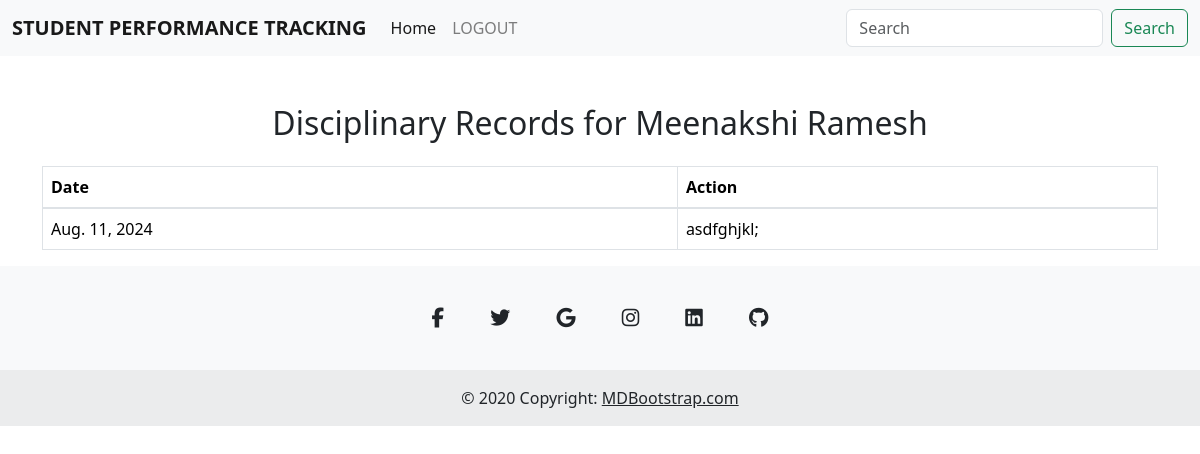
The app's page /Parent/disciplinary-records/ (signed in) with its own data.
### faculty/models.py (models this page shows)
class Student(models.Model):
    name =models.CharField(max_length=100)
    age = models.IntegerField()
    dob = models.DateField()
    address = models.TextField()
    email = models.EmailField(unique=True)
    image = models.ImageField(upload_to='student_images/')
    parent_name = models.CharField(max_length=100)
    password = models.CharField(max_length=100)

class DisciplinaryRecord(models.Model):
    student = models.ForeignKey(Student, on_delete=models.CASCADE)
    disciplinary_action = models.TextField()
    action_date = models.DateField()

### Parent/views.py (the view)
# urls.py: path('disciplinary-records/', views.view_disciplinary_records, name='view_disciplinary_records'),
def view_disciplinary_records(request):
    parent_id = request.session.get('pid')
    if parent_id:
        parent = Parent.objects.get(id=parent_id)
        student = parent.student
        disciplinary_records = DisciplinaryRecord.objects.filter(student=student)
        return render(request, 'Parent/View_disp.html', {
            'student': student,
            'disciplinary_records': disciplinary_records
        })
    else:
        return redirect('Student:Login')  # Redirect

### Parent/templates/Parent/View_disp.html (shortened to what this page needs)
<!DOCTYPE html>
<html lang="en">
<head>
    <link href="https://stackpath.bootstrapcdn.com/bootstrap/4.5.2/css/bootstrap.min.css" rel="stylesheet">
    <link href="https://cdn.jsdelivr.net/npm/bootstrap@5.3.3/dist/css/bootstrap.min.css" rel="stylesheet"
>
</head>
<body>
   <nav class="navbar navbar-expand-lg navbar-light bg-light">
    <div class="container-fluid">
        <a class="navbar-brand" href="{% url 'Parent:Parent_home'%}"><b>STUDENT PERFORMANCE TRACKING</b> </a>
        <div class="collapse navbar-collapse" id="navbarScroll">
            <ul class="navbar-nav me-auto my-2 my-lg-0 navbar-nav-scroll" style="--bs-scroll-height: 100px;">
                <li class="nav-item">
                    <a class="nav-link active" aria-current="page" href="{% url 'Parent:Parent_home'%}">Home</a>
                </li>
                <li class="nav-item">
                    <a class="nav-link" href="{% url 'Administrator:index' %}">LOGOUT</a>
                </li>
                    </ul>
            <form class="d-flex">
                <input class="form-control me-2" type="search" placeholder="Search" aria-label="Search">
                <button class="btn btn-outline-success" type="submit">Search</button>
            </form>
        </div>
    </div>
</nav>
<div class="container mt-5">
    <h2 class="text-center">Disciplinary Records for {{ student.name }}</h2>
    {% if disciplinary_records %}
        <table class="table table-bordered mt-4">
            <thead>
                <tr>
                    <th>Date</th>
                    <th>Action</th>
                </tr>
            </thead>
            <tbody>
                {% for record in disciplinary_records %}
                    <tr>
                        <td>{{ record.action_date }}</td>
                        <td>{{ record.disciplinary_action }}</td>
                    </tr>
                {% endfor %}
            </tbody>
        </table>
    {% else %}
        <p class="text-center">No disciplinary records found for this student.</p>
    {% endif %}
</div>
<footer class="text-center bg-body-tertiary">
    <div class="container pt-4">
      <section class="mb-4">
        <a
          data-mdb-ripple-init
          class="btn btn-link btn-floating btn-lg text-body m-1"
          href="#!"
          role="button"
          data-mdb-ripple-color="dark"
          ><i class="fab fa-facebook-f"></i
        ></a>
        <a
          data-mdb-ripple-init
          class="btn btn-link btn-floating btn-lg text-body m-1"
          href="#!"
          role="button"
          data-mdb-ripple-color="dark"
          ><i class="fab fa-twitter"></i
        ></a>
        <a
          data-mdb-ripple-init
          class="btn btn-link btn-floating btn-lg text-body m-1"
          href="#!"
          role="button"
          data-mdb-ripple-color="dark"
          ><i class="fab fa-google"></i
        ></a>
        <a
          data-mdb-ripple-init
          class="btn btn-link btn-floating btn-lg text-body m-1"
          href="#!"
          role="button"
          data-mdb-ripple-color="dark"
          ><i class="fab fa-instagram"></i
        ></a>
        <a
          data-mdb-ripple-init
          class="btn btn-link btn-floating btn-lg text-body m-1"
          href="#!"
          role="button"
          data-mdb-ripple-color="dark"
          ><i class="fab fa-linkedin"></i
        ></a>
        <a
          data-mdb-ripple-init
          class="btn btn-link btn-floating btn-lg text-body m-1"
          href="#!"
          role="button"
          data-mdb-ripple-color="dark"
          ><i class="fab fa-github"></i
        ></a>
      </section>
    </div>
    <div class="text-center p-3" style="background-color: rgba(0, 0, 0, 0.05);">
      © 2020 Copyright:
      <a class="text-body" href="https://mdbootstrap.com/">MDBootstrap.com</a>
    </div>
  </footer>
</body>
</html>

### records on screen
Student: name "Meenakshi Ramesh"
DisciplinaryRecord: action_date "Aug. 11, 2024", disciplinary_action "asdfghjkl;"
